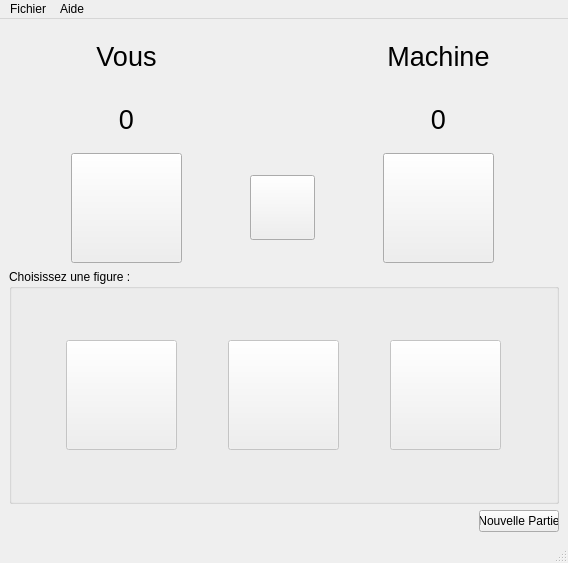
<?xml version="1.0" encoding="UTF-8"?>
<ui version="4.0">
 <class>chifoumivue</class>
 <widget class="QMainWindow" name="chifoumivue">
  <property name="geometry">
   <rect>
    <x>0</x>
    <y>0</y>
    <width>568</width>
    <height>563</height>
   </rect>
  </property>
  <property name="minimumSize">
   <size>
    <width>568</width>
    <height>563</height>
   </size>
  </property>
  <property name="maximumSize">
   <size>
    <width>50000</width>
    <height>50000</height>
   </size>
  </property>
  <property name="windowTitle">
   <string>MainWindow</string>
  </property>
  <widget class="QWidget" name="centralwidget">
   <layout class="QVBoxLayout" name="verticalLayout_6">
    <item>
     <layout class="QVBoxLayout" name="verticalLayout_4">
      <item>
       <layout class="QVBoxLayout" name="verticalLayout_5" stretch="0,0,0">
        <property name="sizeConstraint">
         <enum>QLayout::SetDefaultConstraint</enum>
        </property>
        <item>
         <layout class="QGridLayout" name="gridLayout_2" columnstretch="0,0,0" columnminimumwidth="0,0,0">
          <item row="1" column="0">
           <widget class="QLabel" name="ScoreJoueur">
            <property name="maximumSize">
             <size>
              <width>150</width>
              <height>16777215</height>
             </size>
            </property>
            <property name="font">
             <font>
              <pointsize>20</pointsize>
             </font>
            </property>
            <property name="text">
             <string>0</string>
            </property>
            <property name="alignment">
             <set>Qt::AlignCenter</set>
            </property>
           </widget>
          </item>
          <item row="0" column="2">
           <widget class="QLabel" name="Machine">
            <property name="font">
             <font>
              <pointsize>20</pointsize>
             </font>
            </property>
            <property name="text">
             <string>Machine</string>
            </property>
            <property name="alignment">
             <set>Qt::AlignCenter</set>
            </property>
           </widget>
          </item>
          <item row="2" column="2">
           <widget class="QPushButton" name="SelectMachine">
            <property name="minimumSize">
             <size>
              <width>111</width>
              <height>110</height>
             </size>
            </property>
            <property name="maximumSize">
             <size>
              <width>111</width>
              <height>110</height>
             </size>
            </property>
            <property name="text">
             <string/>
            </property>
            <property name="icon">
             <iconset resource="ressourcesChifoumi.qrc">
              <normaloff>:/chifoumi/images/rien.gif</normaloff>:/chifoumi/images/rien.gif</iconset>
            </property>
            <property name="iconSize">
             <size>
              <width>111</width>
              <height>110</height>
             </size>
            </property>
           </widget>
          </item>
          <item row="0" column="0">
           <widget class="QLabel" name="Joueur">
            <property name="font">
             <font>
              <pointsize>20</pointsize>
             </font>
            </property>
            <property name="text">
             <string>Vous</string>
            </property>
            <property name="alignment">
             <set>Qt::AlignCenter</set>
            </property>
           </widget>
          </item>
          <item row="1" column="2">
           <widget class="QLabel" name="ScoreMachine">
            <property name="maximumSize">
             <size>
              <width>150</width>
              <height>16777215</height>
             </size>
            </property>
            <property name="font">
             <font>
              <pointsize>20</pointsize>
             </font>
            </property>
            <property name="text">
             <string>0</string>
            </property>
            <property name="alignment">
             <set>Qt::AlignCenter</set>
            </property>
           </widget>
          </item>
          <item row="3" column="1">
           <layout class="QHBoxLayout" name="horizontalLayout_2"/>
          </item>
          <item row="2" column="0">
           <widget class="QPushButton" name="SelectJoueur">
            <property name="minimumSize">
             <size>
              <width>111</width>
              <height>110</height>
             </size>
            </property>
            <property name="maximumSize">
             <size>
              <width>111</width>
              <height>110</height>
             </size>
            </property>
            <property name="text">
             <string/>
            </property>
            <property name="icon">
             <iconset resource="ressourcesChifoumi.qrc">
              <normaloff>:/chifoumi/images/rien.gif</normaloff>:/chifoumi/images/rien.gif</iconset>
            </property>
            <property name="iconSize">
             <size>
              <width>111</width>
              <height>110</height>
             </size>
            </property>
           </widget>
          </item>
          <item row="2" column="1">
           <widget class="QPushButton" name="Fight">
            <property name="enabled">
             <bool>true</bool>
            </property>
            <property name="sizePolicy">
             <sizepolicy hsizetype="Minimum" vsizetype="Maximum">
              <horstretch>0</horstretch>
              <verstretch>0</verstretch>
             </sizepolicy>
            </property>
            <property name="minimumSize">
             <size>
              <width>65</width>
              <height>65</height>
             </size>
            </property>
            <property name="maximumSize">
             <size>
              <width>65</width>
              <height>65</height>
             </size>
            </property>
            <property name="sizeIncrement">
             <size>
              <width>0</width>
              <height>0</height>
             </size>
            </property>
            <property name="font">
             <font>
              <kerning>true</kerning>
             </font>
            </property>
            <property name="layoutDirection">
             <enum>Qt::RightToLeft</enum>
            </property>
            <property name="text">
             <string/>
            </property>
            <property name="icon">
             <iconset resource="ressourcesChifoumi.qrc">
              <normaloff>:/chifoumi/images/versus.gif</normaloff>:/chifoumi/images/versus.gif</iconset>
            </property>
            <property name="iconSize">
             <size>
              <width>65</width>
              <height>65</height>
             </size>
            </property>
           </widget>
          </item>
         </layout>
        </item>
        <item>
         <widget class="QGroupBox" name="groupBox">
          <property name="title">
           <string>Choisissez une figure :</string>
          </property>
          <layout class="QHBoxLayout" name="horizontalLayout_6">
           <item>
            <widget class="QPushButton" name="Ciseaux">
             <property name="enabled">
              <bool>false</bool>
             </property>
             <property name="minimumSize">
              <size>
               <width>111</width>
               <height>110</height>
              </size>
             </property>
             <property name="maximumSize">
              <size>
               <width>111</width>
               <height>110</height>
              </size>
             </property>
             <property name="text">
              <string/>
             </property>
             <property name="icon">
              <iconset resource="ressourcesChifoumi.qrc">
               <normaloff>:/chifoumi/images/ciseau.gif</normaloff>:/chifoumi/images/ciseau.gif</iconset>
             </property>
             <property name="iconSize">
              <size>
               <width>111</width>
               <height>110</height>
              </size>
             </property>
            </widget>
           </item>
           <item>
            <widget class="QPushButton" name="Feuille">
             <property name="enabled">
              <bool>false</bool>
             </property>
             <property name="minimumSize">
              <size>
               <width>111</width>
               <height>110</height>
              </size>
             </property>
             <property name="maximumSize">
              <size>
               <width>111</width>
               <height>110</height>
              </size>
             </property>
             <property name="text">
              <string/>
             </property>
             <property name="icon">
              <iconset resource="ressourcesChifoumi.qrc">
               <normaloff>:/chifoumi/images/papier.gif</normaloff>:/chifoumi/images/papier.gif</iconset>
             </property>
             <property name="iconSize">
              <size>
               <width>111</width>
               <height>110</height>
              </size>
             </property>
            </widget>
           </item>
           <item>
            <widget class="QPushButton" name="Pierre">
             <property name="enabled">
              <bool>false</bool>
             </property>
             <property name="minimumSize">
              <size>
               <width>111</width>
               <height>110</height>
              </size>
             </property>
             <property name="maximumSize">
              <size>
               <width>111</width>
               <height>110</height>
              </size>
             </property>
             <property name="text">
              <string/>
             </property>
             <property name="icon">
              <iconset resource="ressourcesChifoumi.qrc">
               <normaloff>:/chifoumi/images/pierre.gif</normaloff>:/chifoumi/images/pierre.gif</iconset>
             </property>
             <property name="iconSize">
              <size>
               <width>111</width>
               <height>110</height>
              </size>
             </property>
            </widget>
           </item>
          </layout>
         </widget>
        </item>
        <item>
         <layout class="QHBoxLayout" name="horizontalLayout_5" stretch="1,0">
          <item>
           <spacer name="horizontalSpacer_2">
            <property name="orientation">
             <enum>Qt::Horizontal</enum>
            </property>
            <property name="sizeType">
             <enum>QSizePolicy::Preferred</enum>
            </property>
            <property name="sizeHint" stdset="0">
             <size>
              <width>40</width>
              <height>10</height>
             </size>
            </property>
           </spacer>
          </item>
          <item>
           <widget class="QPushButton" name="BoutonPartie">
            <property name="maximumSize">
             <size>
              <width>80</width>
              <height>16777215</height>
             </size>
            </property>
            <property name="text">
             <string>Nouvelle Partie</string>
            </property>
           </widget>
          </item>
         </layout>
        </item>
       </layout>
      </item>
     </layout>
    </item>
   </layout>
  </widget>
  <widget class="QMenuBar" name="menubar">
   <property name="geometry">
    <rect>
     <x>0</x>
     <y>0</y>
     <width>568</width>
     <height>21</height>
    </rect>
   </property>
   <widget class="QMenu" name="menuFichier">
    <property name="title">
     <string>Fichier</string>
    </property>
    <addaction name="Parametres"/>
    <addaction name="Quitter"/>
   </widget>
   <widget class="QMenu" name="menuaide">
    <property name="title">
     <string>Aide</string>
    </property>
    <addaction name="separator"/>
    <addaction name="AProposDe"/>
   </widget>
   <addaction name="menuFichier"/>
   <addaction name="menuaide"/>
  </widget>
  <widget class="QStatusBar" name="statusbar"/>
  <action name="AProposDe">
   <property name="text">
    <string>A propos de</string>
   </property>
   <property name="shortcut">
    <string>F1</string>
   </property>
  </action>
  <action name="Parametres">
   <property name="text">
    <string>Paramètres</string>
   </property>
   <property name="shortcut">
    <string>F2</string>
   </property>
  </action>
  <action name="Quitter">
   <property name="text">
    <string>Quitter</string>
   </property>
   <property name="shortcut">
    <string>F3</string>
   </property>
  </action>
 </widget>
 <resources>
  <include location="ressourcesChifoumi.qrc"/>
 </resources>
 <connections/>
</ui>
